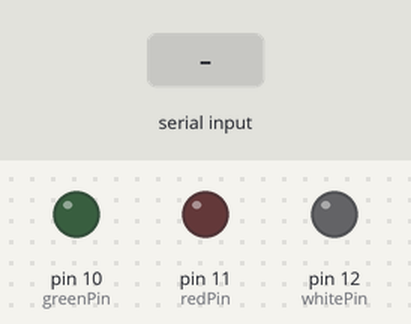
Bench run of a sketch on a simulated Arduino Uno, built with avr-gcc and run on an emulated ATmega328P. Shown: output pins drawn as LEDs (lit = HIGH). The test bench sets the inputs (shaded band).

Above: at 1.2 s.
1.3 s: "90,45,200\n" received over the second serial link
At 2.3 s:
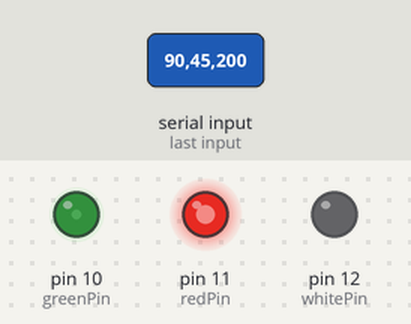
2.8 s: "30,150,10\n" received over the second serial link
At 3.4 s:
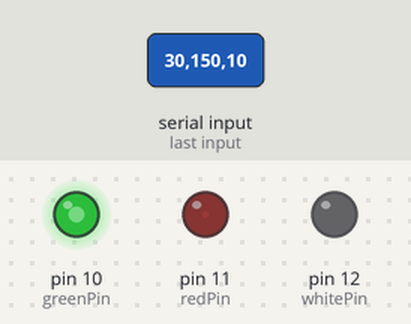
4.3 s: "90,45\n" received over the second serial link
At 6.4 s:
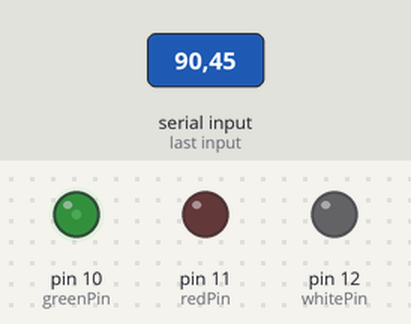
6.7 s: "30,150\n" received over the second serial link
At 8.4 s:
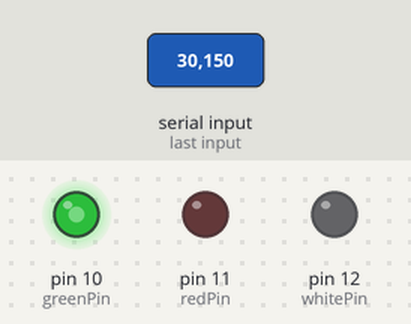
9.2 s: "255\n" received over the second serial link
At 11.9 s:
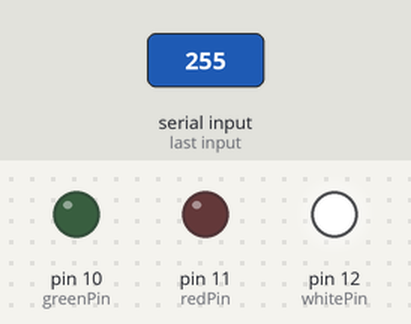
12.2 s: "1,90\n" received over the second serial link
At 13.7 s:
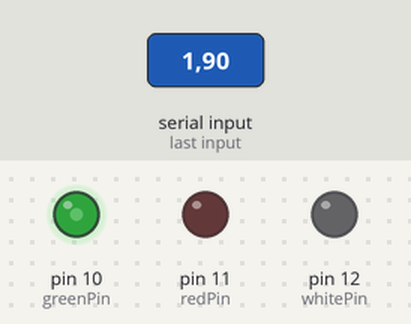
Timing chart, 0 to 15.2 s (numbered marks = the images above; inputs shaded):
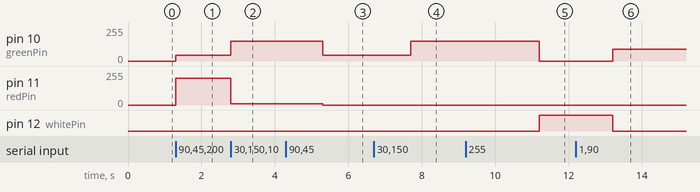

Measured:
- after the input at 1.3 s, pin 10 (greenPin): 0/255 → 45/255 at once; pin 11 (redPin): 0/255 → 200/255 at once
- after the input at 2.8 s, pin 10 (greenPin): 45/255 → 150/255 at once; pin 11 (redPin): 200/255 → 10/255 at once
- after the input at 4.3 s, pin 10 (greenPin): 150/255 → 45/255 after 1.0 s; pin 11 (redPin): 10/255 → 0/255 after 1.0 s
- after the input at 6.7 s, pin 10 (greenPin): 45/255 → 150/255 after 1.0 s
- after the input at 9.2 s, pin 10 (greenPin): 150/255 → 0/255 after 2.0 s; pin 12 (whitePin): LOW → HIGH after 2.0 s
- after the input at 12.2 s, pin 10 (greenPin): 0/255 → 90/255 after 1.0 s; pin 12 (whitePin): HIGH → LOW after 1.0 s

The sketch:

deniTestRGBbluetooth.ino
```cpp
#include "Arduino.h"
#include <SoftwareSerial.h>

// LED PINs
int whitePin = 12;
int greenPin = 10;
int redPin = 11;

const byte rxPin = 9;
const byte txPin = 8;
//RX = pin on which to receive serial data | TX = pin on which to transmit serial data
SoftwareSerial BTSerial(rxPin, txPin);

void setup() {
  // defining pin modes for tx, rx:
  pinMode(rxPin, INPUT);
  pinMode(txPin, OUTPUT);

  BTSerial.begin(9600);
//  Serial.begin(9600);

  // defining pin modes for the RGB LED:
  pinMode(whitePin, OUTPUT);
  pinMode(greenPin, OUTPUT);
  pinMode(redPin, OUTPUT);
}

void loop() {
  // put your main code here, to run repeatedly:
  while(BTSerial.available() > 0){

    // Read the RGB values from the Serial Buffer
    int whiteValue = BTSerial.parseInt();
    int greenValue = BTSerial.parseInt();
    int redValue = BTSerial.parseInt();

    if (whiteValue == 0 && greenValue == 0 && redValue == 0){
      ledsOff();
    }else if ((whiteValue == (255)) && (greenValue == 255) && (redValue == (255))){
      for (int i = 0; i < 5; i++){
        bgFlafFastCycle();
      }
    }
    else{
      setColor(whiteValue, greenValue, redValue);
    }
    serialFlush();
  }

}

void setColor(int white, int green, int red){
  analogWrite(whitePin, white);
  analogWrite(greenPin, green);
  analogWrite(redPin, red);
}

void ledsOff(){
  digitalWrite(whitePin, LOW);
  digitalWrite(greenPin, LOW);
  digitalWrite(redPin, LOW);
}

void serialFlush(){
  while(BTSerial.available() > 0){
    BTSerial.read();
  }
}

void bgFlafFastCycle(){
  setColor(255,255,255); // WHITE
  delay(500);
  ledsOff();
  setColor(0,255,0); // GREEN
  delay(500);
  ledsOff();
  setColor(255,0,0); // RED
  delay(500);
  ledsOff();
}
```
